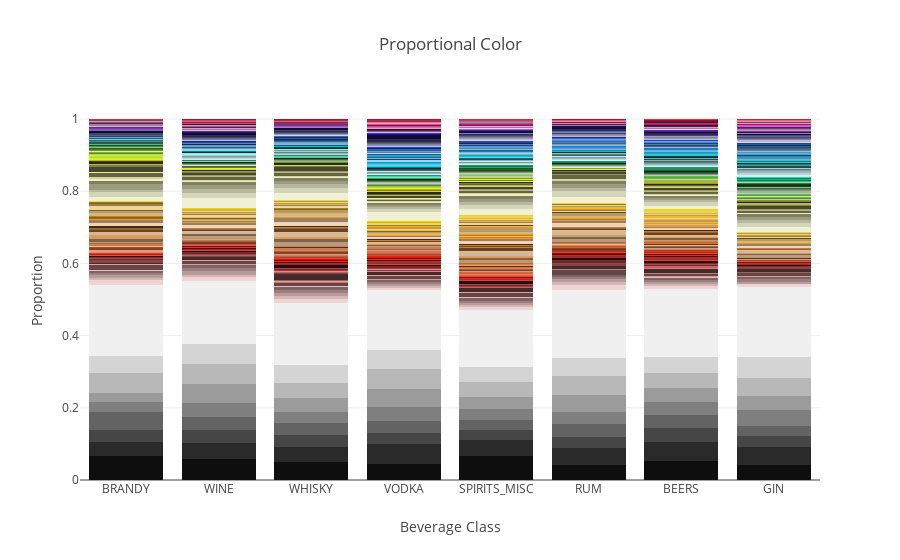

This figure's notebook cell:
### Markdown cell above
#### Stacked bar representation (take 96)

### Code cell
cgroup = type_colors.groupby('str_color')

bars = []
for group in type_colors['str_color'].unique():
    bars.append( dict(
        name = group,
        type = "bar",    
        x = cgroup.get_group(group)['gen_class'], 
        y = cgroup.get_group(group)['prop_freq'], 
        hoverinfo = 'none',
        marker = dict(color=cgroup.get_group(group)['str_color'] )
    )
           )

layout = dict(
    title = 'Proportional Color',
    barmode='stack',
    showlegend=False,
    xaxis = dict(title='Beverage Class'),
    yaxis = dict(title='Proportion')
    )

# clean version, no labels
#layout = dict(
#            barmode='stack',
#            xaxis = dict(visible = False),
#            yaxis = dict(visible = False),
#             showlegend=False
#             )

fig = dict( data=bars, layout=layout )
plotly.offline.iplot( fig, filename='TypeCounts.html' )
